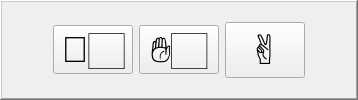
      <widget class="QFrame" name="frame_2">
       <property name="palette">
        <palette>
         <active>
          <colorrole role="Light">
           <brush brushstyle="SolidPattern">
            <color alpha="255">
             <red>255</red>
             <green>255</green>
             <blue>255</blue>
            </color>
           </brush>
          </colorrole>
         </active>
         <inactive>
          <colorrole role="Light">
           <brush brushstyle="SolidPattern">
            <color alpha="255">
             <red>255</red>
             <green>255</green>
             <blue>255</blue>
            </color>
           </brush>
          </colorrole>
         </inactive>
         <disabled>
          <colorrole role="Light">
           <brush brushstyle="SolidPattern">
            <color alpha="255">
             <red>255</red>
             <green>255</green>
             <blue>255</blue>
            </color>
           </brush>
          </colorrole>
         </disabled>
        </palette>
       </property>
       <property name="frameShape">
        <enum>QFrame::WinPanel</enum>
       </property>
       <property name="frameShadow">
        <enum>QFrame::Raised</enum>
       </property>
       <layout class="QHBoxLayout" name="horizontalLayout_2">
        <item>
         <layout class="QHBoxLayout" name="horizontalLayout">
          <item>
           <spacer name="horizontalSpacer">
            <property name="orientation">
             <enum>Qt::Horizontal</enum>
            </property>
            <property name="sizeHint" stdset="0">
             <size>
              <width>40</width>
              <height>20</height>
             </size>
            </property>
           </spacer>
          </item>
          <item>
           <widget class="QPushButton" name="b1">
            <property name="font">
             <font>
              <family>MS Shell Dlg 2</family>
              <pointsize>27</pointsize>
             </font>
            </property>
            <property name="accessibleName">
             <string>0</string>
            </property>
            <property name="text">
             <string>👊🏻</string>
            </property>
            <property name="flat">
             <bool>false</bool>
            </property>
           </widget>
          </item>
          <item>
           <widget class="QPushButton" name="b2">
            <property name="font">
             <font>
              <pointsize>27</pointsize>
             </font>
            </property>
            <property name="text">
             <string>✋🏻</string>
            </property>
            <property name="flat">
             <bool>false</bool>
            </property>
           </widget>
          </item>
          <item>
           <widget class="QPushButton" name="b3">
            <property name="font">
             <font>
              <pointsize>30</pointsize>
              <weight>75</weight>
              <bold>true</bold>
             </font>
            </property>
            <property name="text">
             <string>✌</string>
            </property>
            <property name="flat">
             <bool>false</bool>
            </property>
           </widget>
          </item>
          <item>
           <spacer name="horizontalSpacer_2">
            <property name="orientation">
             <enum>Qt::Horizontal</enum>
            </property>
            <property name="sizeHint" stdset="0">
             <size>
              <width>40</width>
              <height>20</height>
             </size>
            </property>
           </spacer>
          </item>
         </layout>
        </item>
       </layout>
      </widget>
